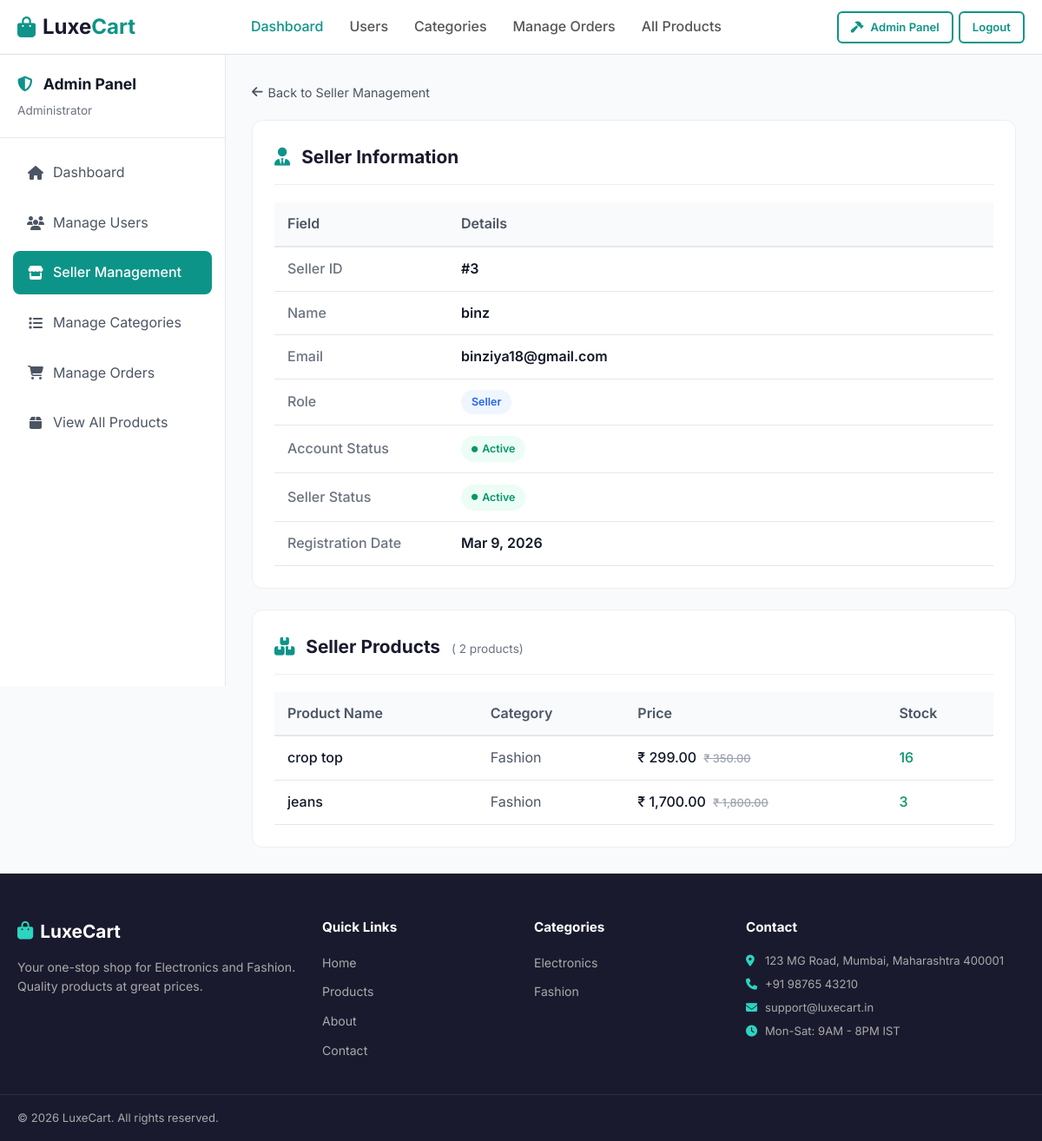
Screenshot of /admin/seller/3 (signed in) with the database file from the repository.
### tables this page shows
CREATE TABLE `users` (
  `id` int(11) NOT NULL,
  `name` varchar(100) NOT NULL,
  `email` varchar(150) NOT NULL,
  `password` varchar(255) NOT NULL,
  `created_at` timestamp NOT NULL DEFAULT current_timestamp(),
  `role` enum('admin','seller','customer') DEFAULT 'customer',
  `is_active` tinyint(1) DEFAULT 1,
  `seller_status` enum('active','pending','disabled') DEFAULT 'pending'
);

CREATE TABLE `products` (
  `id` int(11) NOT NULL,
  `category_id` int(11) NOT NULL,
  `seller_id` int(11) DEFAULT NULL,
  `name` varchar(200) NOT NULL,
  `slug` varchar(200) NOT NULL,
  `description` text DEFAULT NULL,
  `price` decimal(10,2) NOT NULL,
  `sale_price` decimal(10,2) DEFAULT NULL,
  `image` varchar(255) DEFAULT NULL,
  `featured` tinyint(1) DEFAULT 0,
  `stock` int(11) DEFAULT 0,
  `rating` decimal(2,1) DEFAULT 0.0,
  `review_count` int(11) DEFAULT 0,
  `created_at` timestamp NOT NULL DEFAULT current_timestamp()
);

CREATE TABLE `categories` (
  `id` int(11) NOT NULL,
  `name` varchar(100) NOT NULL,
  `category_url_name` varchar(100) NOT NULL
);

### controllers/AdminController.php (called while the page is built, shortened)
<?php
class AdminController
{
    private $db;
    public function __construct()
    {
        $this->db = Database::getInstance();
    }
    public function sellerDetail($id)
    {
        $seller = $this->db->fetch(
            "SELECT id, name, email, role, created_at, IFNULL(is_active, 1) as is_active, IFNULL(seller_status, 'pending') as seller_status FROM users WHERE id = ? AND role = 'seller'",
            [$id],
            'i'
        );
        $sellerProducts = $this->db->fetchAll(
            "SELECT p.*, c.name as category_name FROM products p LEFT JOIN categories c ON p.category_id = c.id WHERE p.seller_id = ? ORDER BY p.created_at DESC",
            [$id],
            'i'
        );
        require BASE_PATH . '/views/layouts/main.php';
    }
}

### models/Database.php (called while the page is built, shortened)
<?php
class Database
{
    private static $instance = null;
    private $conn;
    private function __construct()
    {
        $this->conn = new mysqli(DB_HOST, DB_USER, DB_PASS, DB_NAME);
        $this->conn->set_charset("utf8mb4");
    }
    public static function getInstance()
    {
        if (self::$instance === null) {
            self::$instance = new self();
        }
        return self::$instance;
    }
    public function query($sql, $params = [], $types = '')
    {
        $stmt = $this->conn->prepare($sql);
        if (!empty($params)) {
            $stmt->bind_param($types, ...$params);
        }
        $stmt->execute();
        return $stmt;
    }
    public function fetchAll($sql, $params = [], $types = '')
    {
        $stmt = $this->query($sql, $params, $types);
        $result = $stmt->get_result();
        $rows = [];
        while ($row = $result->fetch_assoc()) {
            $rows[] = $row;
        }
        return $rows;
    }
    public function fetch($sql, $params = [], $types = '')
    {
        $stmt = $this->query($sql, $params, $types);
        $result = $stmt->get_result();
        $row = $result->fetch_assoc();
        return $row;
    }
}

### views/admin/seller-detail.php (the view, shortened to what this page needs)
<div style="display: flex; min-height: calc(100vh - 73px); background: #f8fafc;">
    <aside
        style="width: 260px; background: #fff; border-right: 1px solid #e5e7eb; flex-shrink: 0; position: sticky; top: 0; height: calc(100vh - 73px); overflow-y: auto;">
        <div style="padding: 20px; border-bottom: 1px solid #e5e7eb;">
            <h3 style="margin: 0; color: #111827; font-size: 1.1rem;"><i class="fas fa-shield-alt"
                    style="color:#0d9488; margin-right:8px;"></i> Admin Panel</h3>
            <p style="margin: 5px 0 0 0; font-size: 0.85rem; color: #6b7280;">Administrator</p>
        </div>
        <div class="list-group" style="padding: 15px;">
            <a href="<?= BASE_URL ?>/admin" class="list-group-item"
                style="display: flex; align-items: center; gap: 10px; padding: 12px 16px; border-radius: 8px; margin-bottom: 8px; color: #4b5563; text-decoration: none;">
                <i class="fas fa-home" style="width: 20px; text-align: center;"></i> Dashboard
            </a>
            <a href="<?= BASE_URL ?>/admin/users" class="list-group-item"
                style="display: flex; align-items: center; gap: 10px; padding: 12px 16px; border-radius: 8px; margin-bottom: 8px; color: #4b5563; text-decoration: none;">
                <i class="fas fa-users" style="width: 20px; text-align: center;"></i> Manage Users
            </a>
            <a href="<?= BASE_URL ?>/admin/sellers" class="list-group-item active"
                style="display: flex; align-items: center; gap: 10px; padding: 12px 16px; border-radius: 8px; margin-bottom: 8px; background: #0d9488; color: #fff; font-weight: 500; text-decoration: none;">
                <i class="fas fa-store" style="width: 20px; text-align: center;"></i> Seller Management
            </a>
            <a href="<?= BASE_URL ?>/admin/categories" class="list-group-item"
                style="display: flex; align-items: center; gap: 10px; padding: 12px 16px; border-radius: 8px; margin-bottom: 8px; color: #4b5563; text-decoration: none;">
                <i class="fas fa-list" style="width: 20px; text-align: center;"></i> Manage Categories
            </a>
            <a href="<?= BASE_URL ?>/admin/orders" class="list-group-item"
                style="display: flex; align-items: center; gap: 10px; padding: 12px 16px; border-radius: 8px; margin-bottom: 8px; color: #4b5563; text-decoration: none;">
                <i class="fas fa-shopping-cart" style="width: 20px; text-align: center;"></i> Manage Orders
            </a>
            <a href="<?= BASE_URL ?>/products" class="list-group-item"
                style="display: flex; align-items: center; gap: 10px; padding: 12px 16px; border-radius: 8px; margin-bottom: 8px; color: #4b5563; text-decoration: none;">
                <i class="fas fa-box" style="width: 20px; text-align: center;"></i> View All Products
            </a>
        </div>
    </aside>
    <main style="flex: 1; padding: 30px; overflow-y: auto;">
        <a href="<?= BASE_URL ?>/admin/sellers"
            style="display: inline-flex; align-items: center; gap: 6px; color: #4b5563; text-decoration: none; font-size: 0.9rem; margin-bottom: 20px;">
            <i class="fas fa-arrow-left"></i> Back to Seller Management
        </a>
        <div style="background: #fff; padding: 25px; border-radius: 12px; border: 1px solid #eee; margin-bottom: 24px;">
            <h2
                style="margin-bottom: 20px; font-size: 1.3rem; color: #1a1a2e; border-bottom: 1px solid #eee; padding-bottom: 15px;">
                <i class="fas fa-user-tie" style="color: #0d9488; margin-right: 8px;"></i> Seller Information
            </h2>
            <div style="overflow-x: auto;">
                <table style="width: 100%; border-collapse: collapse; text-align: left;">
                    <thead>
                        <tr style="background-color: #f9fafb; border-bottom: 2px solid #e5e7eb;">
                            <th style="padding: 12px 15px; font-weight: 600; color: #4b5563; width: 200px;">Field</th>
                            <th style="padding: 12px 15px; font-weight: 600; color: #4b5563;">Details</th>
                        </tr>
                    </thead>
                    <tbody>
                        <tr style="border-bottom: 1px solid #e5e7eb;">
                            <td style="padding: 12px 15px; color: #6b7280; font-weight: 500;">Seller ID</td>
                            <td style="padding: 12px 15px; font-weight: 600; color: #111827;">#<?= $seller['id'] ?></td>
                        </tr>
                        <tr style="border-bottom: 1px solid #e5e7eb;">
                            <td style="padding: 12px 15px; color: #6b7280; font-weight: 500;">Name</td>
                            <td style="padding: 12px 15px; font-weight: 600; color: #111827;">
                                <?= htmlspecialchars($seller['name']) ?></td>
                        </tr>
                        <tr style="border-bottom: 1px solid #e5e7eb;">
                            <td style="padding: 12px 15px; color: #6b7280; font-weight: 500;">Email</td>
                            <td style="padding: 12px 15px; font-weight: 600; color: #111827;">
                                <?= htmlspecialchars($seller['email']) ?></td>
                        </tr>
                        <tr style="border-bottom: 1px solid #e5e7eb;">
                            <td style="padding: 12px 15px; color: #6b7280; font-weight: 500;">Role</td>
                            <td style="padding: 12px 15px;">
                                <span
                                    style="display: inline-block; background: #eff6ff; color: #2563eb; padding: 4px 12px; border-radius: 999px; font-size: 0.78rem; font-weight: 600;"><?= ucfirst($seller['role']) ?></span>
                            </td>
                        </tr>
                        <tr style="border-bottom: 1px solid #e5e7eb;">
                            <td style="padding: 12px 15px; color: #6b7280; font-weight: 500;">Account Status</td>
                            <td style="padding: 12px 15px;">
                                <?php if ($seller['is_active']): ?>
                                    <span
                                        style="display: inline-flex; align-items: center; gap: 5px; background: #ecfdf5; color: #059669; padding: 5px 12px; border-radius: 999px; font-size: 0.78rem; font-weight: 600;">
                                        <i class="fas fa-circle" style="font-size: 0.45rem;"></i> Active
                                    </span>
                                <?php endif; ?>
                            </td>
                        </tr>
                        <tr style="border-bottom: 1px solid #e5e7eb;">
                            <td style="padding: 12px 15px; color: #6b7280; font-weight: 500;">Seller Status</td>
                            <td style="padding: 12px 15px;">
                                <?php
                                $sellerStatus = $seller['seller_status'] ?? 'pending';
                                if ($sellerStatus === 'active') {
                                    echo '<span style="display:inline-flex;align-items:center;gap:5px;background:#ecfdf5;color:#059669;padding:5px 12px;border-radius:999px;font-size:0.78rem;font-weight:600;"><i class="fas fa-circle" style="font-size:0.45rem;"></i> Active</span>';
                                } elseif ($sellerStatus === 'pending') {
                                    echo '<span style="display:inline-flex;align-items:center;gap:5px;background:#fffbeb;color:#d97706;padding:5px 12px;border-radius:999px;font-size:0.78rem;font-weight:600;"><i class="fas fa-circle" style="font-size:0.45rem;"></i> Pending</span>';
                                } else {
                                    echo '<span style="display:inline-flex;align-items:center;gap:5px;background:#fef2f2;color:#dc2626;padding:5px 12px;border-radius:999px;font-size:0.78rem;font-weight:600;"><i class="fas fa-circle" style="font-size:0.45rem;"></i> Disabled</span>';
                                }
                                ?>
                            </td>
                        </tr>
                        <tr style="border-bottom: 1px solid #e5e7eb;">
                            <td style="padding: 12px 15px; color: #6b7280; font-weight: 500;">Registration Date</td>
                            <td style="padding: 12px 15px; font-weight: 600; color: #111827;">
                                <?= date('M j, Y', strtotime($seller['created_at'])) ?></td>
                        </tr>
                    </tbody>
                </table>
            </div>
        </div>
        <div style="background: #fff; padding: 25px; border-radius: 12px; border: 1px solid #eee;">
            <h2
                style="margin-bottom: 20px; font-size: 1.3rem; color: #1a1a2e; border-bottom: 1px solid #eee; padding-bottom: 15px;">
                <i class="fas fa-boxes" style="color: #0d9488; margin-right: 8px;"></i> Seller Products
                <span style="font-size: 0.85rem; font-weight: 400; color: #6b7280; margin-left: 8px;">(
                    <?= count($sellerProducts) ?> products)
                </span>
            </h2>
            <div style="overflow-x: auto;">
                <table style="width: 100%; border-collapse: collapse; text-align: left;">
                    <thead>
                        <tr style="background-color: #f9fafb; border-bottom: 2px solid #e5e7eb;">
                            <th style="padding: 12px 15px; font-weight: 600; color: #4b5563;">Product Name</th>
                            <th style="padding: 12px 15px; font-weight: 600; color: #4b5563;">Category</th>
                            <th style="padding: 12px 15px; font-weight: 600; color: #4b5563;">Price</th>
                            <th style="padding: 12px 15px; font-weight: 600; color: #4b5563;">Stock</th>
                        </tr>
                    </thead>
                    <tbody>
                        <?php if (empty($sellerProducts)): ?>
                            <tr>
                                <td colspan="4" style="padding: 30px 15px; text-align: center; color: #9ca3af;">
                                    <i class="fas fa-box-open"
                                        style="font-size: 2rem; margin-bottom: 10px; display: block;"></i>
                                    This seller has no products yet.
                                </td>
                            </tr>
                        <?php else: ?>
                            <?php foreach ($sellerProducts as $product): ?>
                                <tr style="border-bottom: 1px solid #e5e7eb;">
                                    <td style="padding: 12px 15px; font-weight: 500; color: #111827;">
                                        <a href="<?= BASE_URL ?>/product/<?= $product['slug'] ?>"
                                            style="color: #111827; text-decoration: none;" title="View Product">
                                            <?= htmlspecialchars($product['name']) ?>
                                        </a>
                                    </td>
                                    <td style="padding: 12px 15px; color: #4b5563;">
                                        <?= htmlspecialchars($product['category_name'] ?? 'Uncategorized') ?>
                                    </td>
                                    <td style="padding: 12px 15px; color: #111827; font-weight: 500;">
                                        <?php if ($product['sale_price']): ?>
                                            <span>₹
                                                <?= number_format($product['sale_price'], 2) ?>
                                            </span>
                                            <span
                                                style="text-decoration: line-through; color: #9ca3af; font-size: 0.8rem; margin-left: 4px;">₹
                                                <?= number_format($product['price'], 2) ?>
                                            </span>
                                        <?php else: ?>
                                            ₹
                                            <?= number_format($product['price'], 2) ?>
                                        <?php endif; ?>
                                    </td>
                                    <td style="padding: 12px 15px;">
                                        <?php if ($product['stock'] > 0): ?>
                                            <span style="color: #059669; font-weight: 500;">
                                                <?= $product['stock'] ?>
                                            </span>
                                        <?php else: ?>
                                            <span style="color: #dc2626; font-weight: 500;">Out of Stock</span>
                                        <?php endif; ?>
                                    </td>
                                </tr>
                            <?php endforeach; ?>
                        <?php endif; ?>
                    </tbody>
                </table>
            </div>
        </div>
    </main>
</div>

### public/css/style.css (style rules this page uses)
*, *::before, *::after { box-sizing: border-box; margin: 0; padding: 0 }
body { font-family: 'Inter', Arial, sans-serif; font-size: 16px; line-height: 1.6; color: #333; background: #f9f9f9 }
a { text-decoration: none; color: inherit }

### rows the page displays
users: id "3", name "binz", email "binziya18@gmail.com", role "Seller", created_at "Mar 9, 2026"
products: name "crop top", category.name "Fashion", sale_price "299.00", price "350.00", stock "16"
products: name "jeans", category.name "Fashion", sale_price "1,700.00", price "1,800.00", stock "3"

### other values shown
count($sellerProducts) "2"
